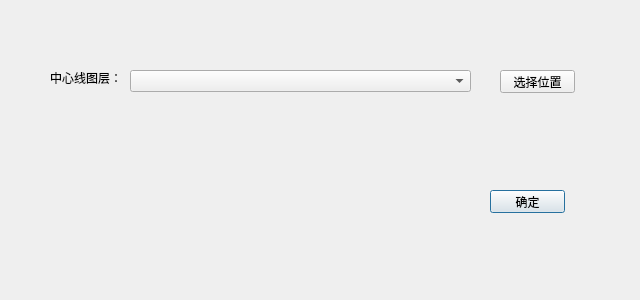
<?xml version="1.0" encoding="UTF-8"?>
<ui version="4.0">
 <class>Dialog_create_junction_road</class>
 <widget class="QDialog" name="Dialog_create_junction_road">
  <property name="geometry">
   <rect>
    <x>0</x>
    <y>0</y>
    <width>640</width>
    <height>300</height>
   </rect>
  </property>
  <property name="windowTitle">
   <string>创建路口线段</string>
  </property>
  <widget class="QPushButton" name="btn_run">
   <property name="geometry">
    <rect>
     <x>490</x>
     <y>190</y>
     <width>75</width>
     <height>23</height>
    </rect>
   </property>
   <property name="text">
    <string>确定</string>
   </property>
  </widget>
  <widget class="QLabel" name="label_center">
   <property name="geometry">
    <rect>
     <x>50</x>
     <y>70</y>
     <width>71</width>
     <height>16</height>
    </rect>
   </property>
   <property name="text">
    <string>中心线图层：</string>
   </property>
  </widget>
  <widget class="QComboBox" name="comboBox_road">
   <property name="geometry">
    <rect>
     <x>130</x>
     <y>70</y>
     <width>341</width>
     <height>22</height>
    </rect>
   </property>
  </widget>
  <widget class="QPushButton" name="btn_center_layer">
   <property name="geometry">
    <rect>
     <x>500</x>
     <y>70</y>
     <width>75</width>
     <height>23</height>
    </rect>
   </property>
   <property name="text">
    <string>选择位置</string>
   </property>
  </widget>
 </widget>
 <resources/>
 <connections/>
</ui>
